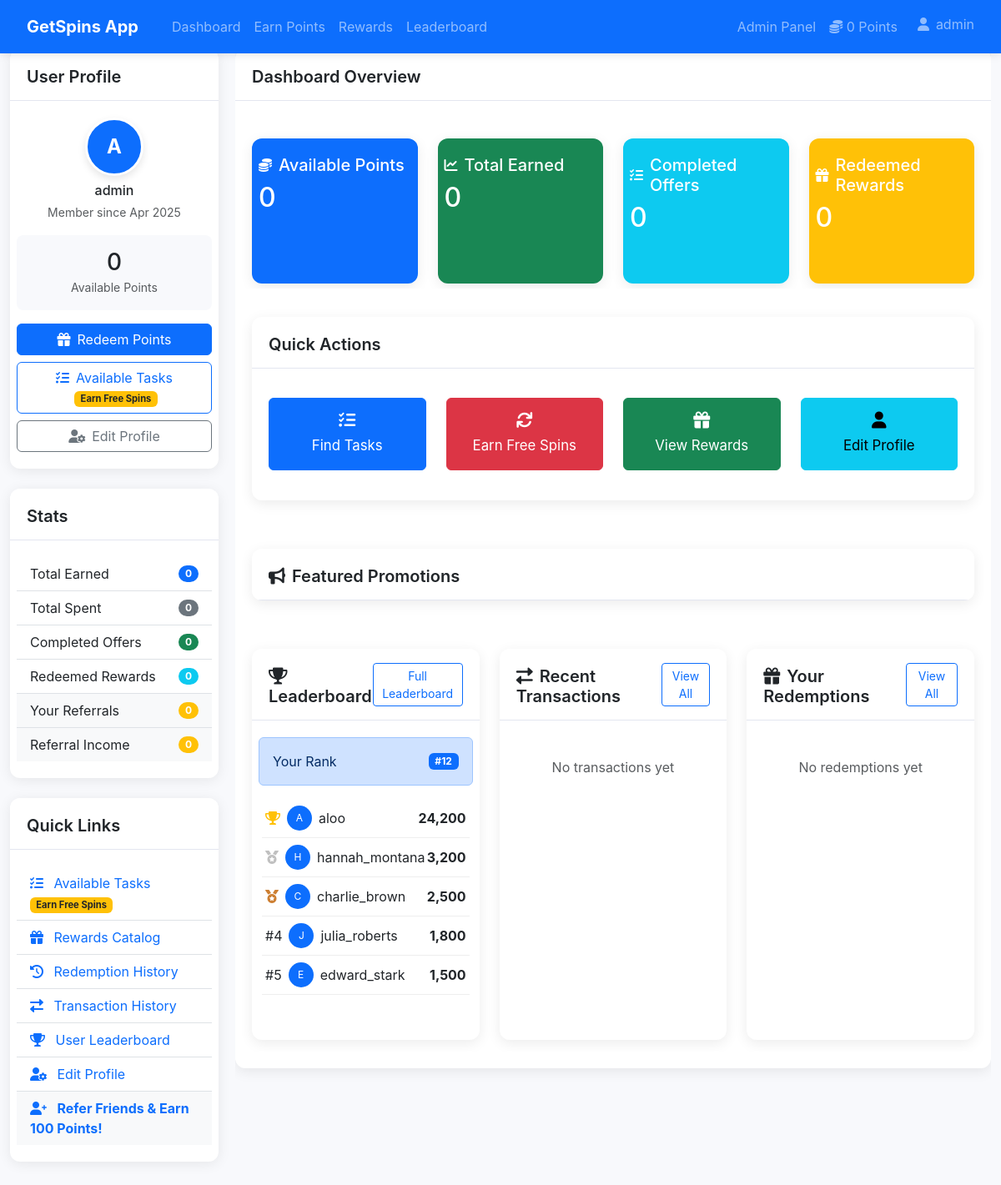
The app's page /dashboard (signed in) with its own data.
### tables this page shows
CREATE TABLE settings (setting_key TEXT PRIMARY KEY, setting_value TEXT);

CREATE TABLE users (
            id INTEGER PRIMARY KEY AUTOINCREMENT,
            username TEXT NOT NULL UNIQUE,
            email TEXT NOT NULL UNIQUE,
            password TEXT NOT NULL,
            points INTEGER NOT NULL DEFAULT 0,
            is_admin INTEGER NOT NULL DEFAULT 0,
            created_at TIMESTAMP DEFAULT CURRENT_TIMESTAMP,
            updated_at TIMESTAMP DEFAULT CURRENT_TIMESTAMP
        , referral_code TEXT, referred_by INTEGER, is_blocked INTEGER DEFAULT 0 NOT NULL);

### dashboard.php (the view, shortened to what the rows shown need)
<?php
require_once 'includes/auth.php';
require_once 'includes/functions.php';
include 'includes/header.php';
?>
<div class="dashboard-container">
    <div class="dashboard-sidebar d-none d-lg-block">
        <?php include 'includes/sidebar.php'; ?>
    </div>
    <div class="dashboard-content w-100">
        <div class="card">
            <div class="card-body">
                    <div class="row mb-4">
                        <div class="col-6 col-md-6 col-lg-3 mb-3">
                            <div class="card bg-primary text-white h-100 dashboard-stat-card">
                                <div class="card-body">
                                    <div class="d-flex align-items-center mb-2">
                                        <i class="fas fa-coins stat-icon me-2"></i>
                                        <h5 class="card-title mb-0">Available Points</h5>
                                    </div>
                                    <h2 class="mb-0 stat-value"><?php echo formatPoints($current_user['points']); ?></h2>
                                </div>
                            </div>
                        </div>
                        <div class="col-6 col-md-6 col-lg-3 mb-3">
                            <div class="card bg-success text-white h-100 dashboard-stat-card">
                                <div class="card-body">
                                    <div class="d-flex align-items-center mb-2">
                                        <i class="fas fa-chart-line stat-icon me-2"></i>
                                        <h5 class="card-title mb-0">Total Earned</h5>
                                    </div>
                                    <h2 class="mb-0 stat-value"><?php echo formatPoints($stats['total_earned']); ?></h2>
                                </div>
                            </div>
                        </div>
                        <div class="col-6 col-md-6 col-lg-3 mb-3">
                            <div class="card bg-info text-white h-100 dashboard-stat-card">
                                <div class="card-body">
                                    <h2 class="mb-0 stat-value"><?php echo $stats['completed_offers']; ?></h2>
                                </div>
                            </div>
                        </div>
                        <div class="col-6 col-md-6 col-lg-3 mb-3">
                            <div class="card bg-warning text-white h-100 dashboard-stat-card">
                                <div class="card-body">
                                    <h2 class="mb-0 stat-value"><?php echo $stats['redeemed_rewards']; ?></h2>
                                </div>
                            </div>
                        </div>
                    </div>
                </div>
            </div>
        </div>
    </div>
</div>
<?php include 'includes/dashboard_footer.php'; ?>

### includes/header.php (shortened to what the rows shown need)
<?php
require_once 'includes/auth.php';
require_once 'includes/functions.php';
require_once 'includes/db.php';
$auth = new Auth();
$current_user = $auth->getUser();
$current_page = basename($_SERVER['PHP_SELF']);
$request_uri = $_SERVER['REQUEST_URI'];
$request_path = parse_url($request_uri, PHP_URL_PATH);
$request_path = trim($request_path, '/');
$is_public_page = !$auth->isLoggedIn() ||
                  in_array($current_page, ['index.php', 'login.php', 'register.php']) ||
                  in_array($request_path, ['', 'index', 'login', 'register']);
$app_name = getSetting('app_name', APP_NAME);
$app_logo = getSetting('app_logo', '');
?>
<!DOCTYPE html>
<html lang="en">
<head>
    <link href="https://cdn.jsdelivr.net/npm/bootstrap@5.3.0-alpha1/dist/css/bootstrap.min.css" rel="stylesheet">
    <link href="https://cdnjs.cloudflare.com/ajax/libs/font-awesome/6.0.0/css/all.min.css" rel="stylesheet">
    <link href="/assets/css/style.css" rel="stylesheet">
    <link href="/assets/css/new-promo-slider.css" rel="stylesheet">
</head>
<?php
$current_page_name = basename($_SERVER['PHP_SELF'], '.php');
$body_class = '';
if ($current_page_name === 'dashboard') {
    $body_class = 'dashboard-page';
} elseif ($current_page_name === 'tasks') {
    $body_class = 'tasks-page';
} elseif ($current_page_name === 'rewards') {
    $body_class = 'rewards-page';
} elseif ($current_page_name === 'referrals') {
    $body_class = 'referrals-page';
} elseif ($current_page_name === 'leaderboard') {
    $body_class = 'leaderboard-page';
} elseif ($current_page_name === 'profile') {
    $body_class = 'profile-page';
}
?>
<body class="<?php echo $body_class; ?>">
    <nav class="navbar navbar-expand-lg navbar-dark bg-primary fixed-header">
        <div class="container px-3">
            <a class="navbar-brand" href="/">
                <?php if ($is_public_page && !empty($app_logo)): ?>
                <img src="<?php echo $app_logo; ?>" alt="<?php echo htmlspecialchars($app_name); ?>" height="30" class="d-inline-block align-text-top">
                <?php else: ?>
                <?php echo htmlspecialchars($app_name); ?>
                <?php endif; ?>
            </a>
            <?php if ($auth->isLoggedIn()): ?>
            <div class="navbar-collapse" id="navbarNav">
                <ul class="navbar-nav me-auto">
                    <li class="nav-item">
                        <a class="nav-link" href="/dashboard">Dashboard</a>
                    </li>
                    <li class="nav-item">
                        <a class="nav-link" href="/tasks">Earn Points</a>
                    </li>
                    <li class="nav-item">
                        <a class="nav-link" href="/rewards">Rewards</a>
                    </li>
                    <li class="nav-item">
                        <a class="nav-link" href="/leaderboard">Leaderboard</a>
                    </li>
                </ul>
                <ul class="navbar-nav ms-auto">
                    <?php if ($auth->isAdmin()): ?>
                        <li class="nav-item">
                            <a class="nav-link" href="/admin/">Admin Panel</a>
                        </li>
                    <?php endif; ?>
                    <li class="nav-item">
                        <a class="nav-link" href="#">
                            <i class="fas fa-coins"></i> <?php echo formatPoints($current_user['points']); ?> Points
                        </a>
                    </li>
                    <li class="nav-item dropdown">
                        <a class="nav-link dropdown-toggle" href="#" id="navbarDropdown" role="button" data-bs-toggle="dropdown" aria-expanded="false">
                            <i class="fas fa-user"></i> <?php echo htmlspecialchars($current_user['username']); ?>
                        </a>
                    </li>
                </ul>
            </div>
            <?php endif; ?>
        </div>
    </nav>
    <div class="<?php
        if (($current_page === 'index.php' || $request_path === '' || $request_path === 'index') && !$auth->isLoggedIn()) {
            echo 'full-width-container';
        } else {
            echo $auth->isLoggedIn() ? 'container py-4 content-with-fixed-header' : 'container py-4';
        }
    ?>"><?php

### includes/sidebar.php (shortened to what the rows shown need)
<?php
require_once 'includes/auth.php';
require_once 'includes/functions.php';
$auth = new Auth();
$current_user = $auth->getUser();
$stats = getUserStats($current_user['id']);
?>
<div class="card mb-4 d-none d-md-block">
    <div class="card-body">
        <div class="text-center mb-3">
            <div class="avatar-placeholder bg-primary text-white rounded-circle mx-auto mb-2" style="width: 70px; height: 70px; font-size: 1.5rem;">
                <?php echo strtoupper(substr($current_user['username'], 0, 1)); ?>
            </div>
            <div>
                <h6 class="mb-1"><?php echo htmlspecialchars($current_user['username']); ?></h6>
                <small class="text-muted">Member since <?php echo date('M Y', strtotime($current_user['created_at'])); ?></small>
            </div>
        </div>
        <div class="points-display text-center mb-3">
            <h3 class="mb-0"><?php echo formatPoints($current_user['points']); ?></h3>
            <small class="text-muted">Available Points</small>
        </div>
    </div>
</div>
<div class="card mb-4">
    <div class="card-body">
        <ul class="list-group list-group-flush">
            <li class="list-group-item d-flex justify-content-between align-items-center">
                Total Earned
                <span class="badge bg-primary rounded-pill"><?php echo formatPoints($stats['total_earned']); ?></span>
            </li>
            <li class="list-group-item d-flex justify-content-between align-items-center">
                Total Spent
                <span class="badge bg-secondary rounded-pill"><?php echo formatPoints($stats['total_spent']); ?></span>
            </li>
            <li class="list-group-item d-flex justify-content-between align-items-center bg-light">
                Referral Income
                <span class="badge bg-warning rounded-pill"><?php echo formatPoints($stats['referral_income']); ?></span>
            </li>
        </ul>
    </div>
</div>

### records on screen
settings: setting_value "GetSpins App"
users: points "0", username "admin", username "A", created_at "Apr 2025"

### other values on screen
$stats['completed_offers'] "0"
$stats['redeemed_rewards'] "0"
$stats['total_referrals'] "0"
$user_rank['rank'] "12"
substr($user['username'], 0, 1) "A"
$user['username'] "aloo"
formatPoints($user['points']) "24,200"
substr($user['username'], 0, 1) "H"
$user['username'] "hannah_montana"
formatPoints($user['points']) "3,200"
substr($user['username'], 0, 1) "C"
$user['username'] "charlie_brown"
formatPoints($user['points']) "2,500"
$user['rank'] "4"
substr($user['username'], 0, 1) "J"
